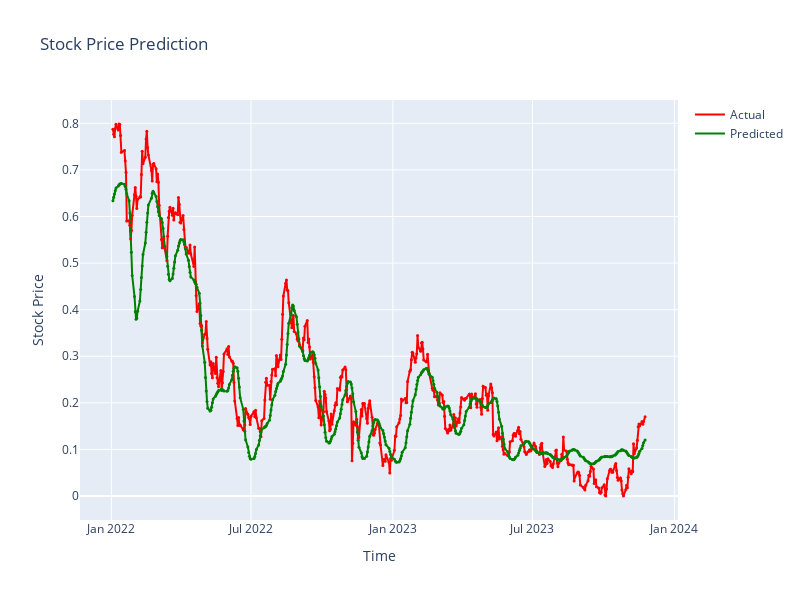

Write notebook code for a chart like this one.
### Markdown cell above
## Visualization the results

### Code cell
import plotly.graph_objs as go

# Create a trace for actual values
trace_actual = go.Scatter(x=df_test['date'], y=y_test, mode='lines', name='Actual', line=dict(color='red'))

# Create a trace for predicted values
trace_pred = go.Scatter(x=df_test['date'], y=y_pred.flatten(), mode='lines', name='Predicted', line=dict(color='green'))

# Create a trace for markers with reduced size
trace_markers1 = go.Scatter(
    x=df_test['date'],
    y=y_test.flatten(),
    mode='markers',
    name='',
    showlegend=False,
    marker=dict(color='red', size=3),  # Adjust the size here
)

trace_markers2 = go.Scatter(
    x=df_test['date'],
    y=y_pred.flatten(),
    mode='markers',
    name='',
    showlegend=False,
    marker=dict(color='green', size=3),  # Adjust the size here
)

# Create the Plotly figure
fig = go.Figure(data=[trace_actual, trace_pred, trace_markers1, trace_markers2])

# Customize the layout
fig.update_layout(
    title='Stock Price Prediction',
    xaxis_title='Time',
    yaxis_title='Stock Price',
     width=800,
    height=600
)

# Show the Plotly figure
fig.show()

### Figure 1 — Plotly figure (JSON) as saved in the notebook; plotly's stock layout.template omitted (floating-point values rounded to 4 significant figures; data arrays with more than 128 entries replaced by an {"elided": "..."} marker saying what was removed)
{"data": [{"line": {"color": "red"}, "mode": "lines", "name": "Actual", "type": "scatter", "x": {"elided": "477 str values"}, "y": {"elided": "477 float values"}}, {"line": {"color": "green"}, "mode": "lines", "name": "Predicted", "type": "scatter", "x": {"elided": "477 str values"}, "y": {"elided": "477 float values"}}, {"marker": {"color": "red", "size": 3}, "mode": "markers", "name": "", "showlegend": false, "type": "scatter", "x": {"elided": "477 str values"}, "y": {"elided": "477 float values"}}, {"marker": {"color": "green", "size": 3}, "mode": "markers", "name": "", "showlegend": false, "type": "scatter", "x": {"elided": "477 str values"}, "y": {"elided": "477 float values"}}], "layout": {"height": 600, "title": {"text": "Stock Price Prediction"}, "width": 800, "xaxis": {"title": {"text": "Time"}}, "yaxis": {"title": {"text": "Stock Price"}}}}
